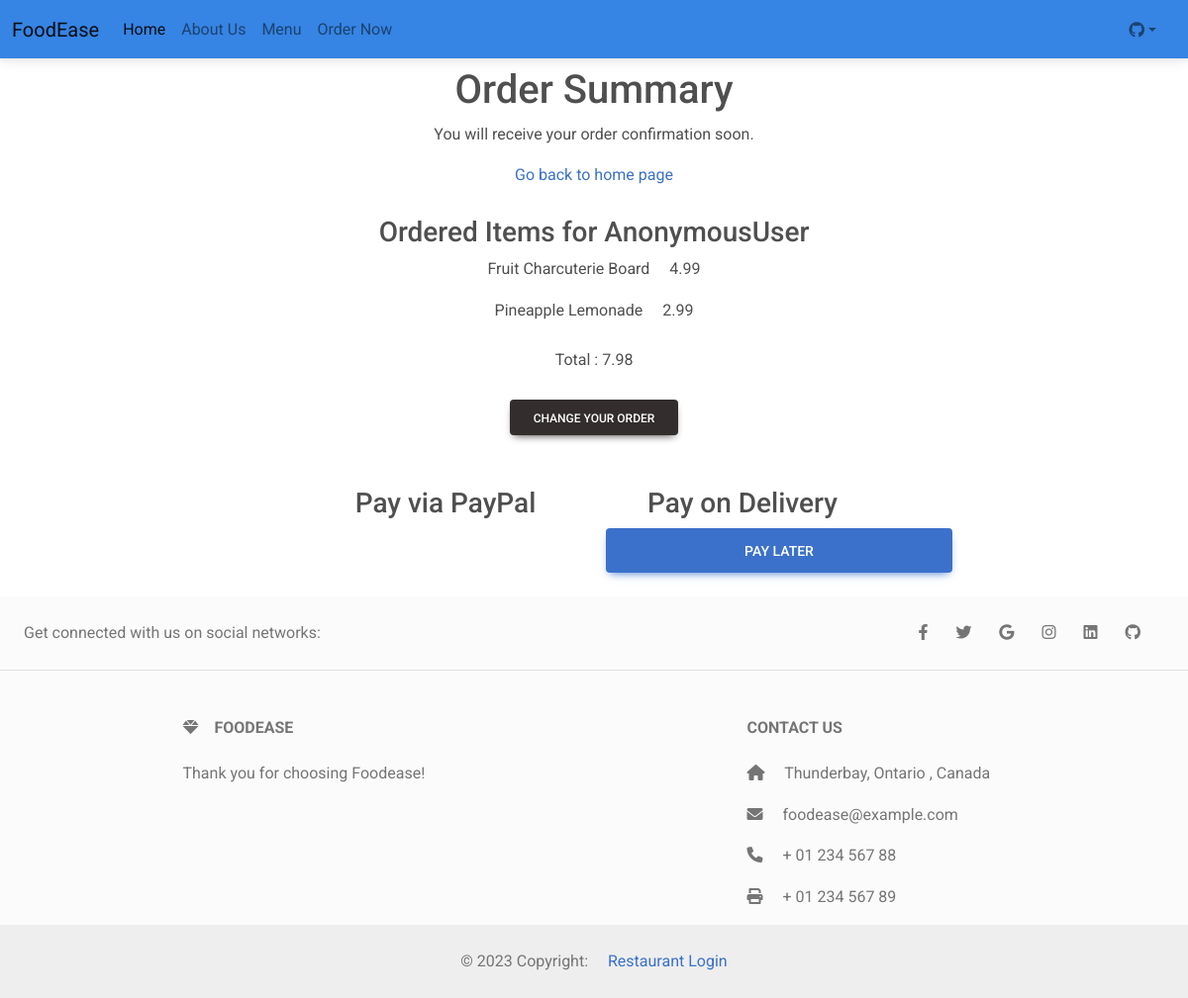
/order-confirmation/83, run on the app's committed database.
### customer/models.py (models this page shows, shortened)
class MenuItem(models.Model):
    name = models.CharField(max_length=1000)
    description = models.TextField()
    image = models.ImageField(upload_to='menu_images/')
    price = models.DecimalField(max_digits=5, decimal_places=2)
    category= models.ManyToManyField('Category', related_name= 'item')

class OrderModel(models.Model):
    created_on = models.DateTimeField(auto_now_add=True)
    price = models.DecimalField(max_digits=7,decimal_places=2)
    items = models.ManyToManyField('MenuItem', related_name='order', blank =True)
    created_on = models.DateTimeField(auto_now_add=True)
    price = models.DecimalField(max_digits=7,decimal_places=2, blank= True)
    items = models.ManyToManyField('MenuItem', related_name='order', blank =True)
    name = models.CharField(max_length=50, blank=True)
    email = models.CharField(max_length=50, blank=True)
    city = models.CharField(max_length=50, blank=True)
    street = models.CharField(max_length=50, blank=True)
    zip_code = models.CharField(max_length=50, blank=True)
    province = models.CharField(max_length=50, blank=True)
    is_paid = models.BooleanField(default=False)
    is_shipped = models.BooleanField(default=False)

### customer/views.py (the view, shortened to what this page needs)
# urls.py: path('order-confirmation/<int:pk>', OrderConfirmation.as_view(),name = 'order_confirmation'),
class OrderConfirmation(View):
    def get(self, request, pk, *args, **kwards):
        order= OrderModel.objects.get(pk=pk)
        context  = {
            'pk' : order.pk,
            'items' : order.items,
            'price' : order.price
        }
        return render(request, 'customer/order_confirmation.html', context)

### customer/templates/customer/order_confirmation.html (shortened to what this page needs)
{%extends 'customer/base.html'%}
{%block content%}
<div class="container mb-3 mt-1">
  <div class="row justify-content-center mt-1">
      <div class="col-md-12 col-sm-12 p-1 text-center">
          <h1> Order Summary</h1>
          <p>You will receive your order confirmation soon.</p>
          <a href="http://127.0.0.1:8000/"> Go back to home page</a>
      </div>
  </div>
</div>
<div class="container-fluid col-md-6 offset-md-3">
  <div class="col-md-12 col-sm-12 p-2 text-center">
      <h3 class="">Ordered Items for {{user}}</h3>
      {%for item in items.all%}
      <p> {{ item.name}} <span class="pl-3"> {{item.price}}</span></p>
      {%endfor%}
      <p class="font-weight=bold pt-2">Total : {{price}}</p>
  </div>
  <div class="row justify-content-center pb-1 pt-1">
    <div class="col-md-6 text-center">
      <form method="POST">
      <button type="submit" class="btn btn-dark">Change your Order</button>
    </form>
    </div>
</div>
<div class="row justify-content-center pb-4 pt-5">
  <div class="col-md-6 text-center">
      <h3>Pay via PayPal </h3>
  </div>
  <div class="col-md-6 text-center">
    <h3>Pay on Delivery </h3>
    <div>
      <button type="button" class="btn btn-primary btn-lg" data-mdb-toggle="modal" data-mdb-target="#exampleModal" style="width: 350px;">
        Pay later
      </button>
    </div>
  </div>
</div>
    </div>
{%endblock content%}

### data on the page
MenuItem: name "Fruit Charcuterie Board", price "4.99"
MenuItem: name "Pineapple Lemonade", price "2.99"
OrderModel: price "7.98"

### other printed values
{{ user }} "AnonymousUser"
